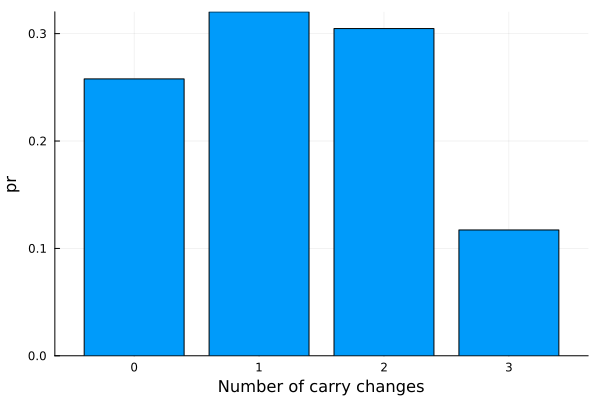

Write Julia code to recreate this figure.
using Dice
using DelimitedFiles
using Plots

#=
    Uses the example functions from half_adder.jl to compute the probability of 
    carries changing when adding different distributions. 
=#

# The same functions from half_adder.jl
function half_adder(a, b)
    summ = xor(a, b)
    carry = a & b
    return summ, carry
end

function full_adder(a, b, c)
    s1, c1 = half_adder(a, b)
    s2, c2 = half_adder(s1, c)
    c3 = c1 | c2
    return s2, c3
end

# The add function from half_adder.jl, modified to return 
# an additional vector containing the internal carry values 
function add(a::DistUInt{W}, b::DistUInt{W}) where W
    summ = Vector(undef, W)
    carry = Vector(undef, W)
	carry_temp = false
    for i in W:-1:1
        # print(i)
        summ[i], carry_temp = full_adder(a.bits[i], b.bits[i], carry_temp)
		carry[i] = carry_temp
    end
    return DistUInt{W}(summ), carry
end

# Creates two distributions over 0, .., 7 (000, .., 111), then adds
a = uniform(DistUInt{3})
b = uniform(DistUInt{3})
s1, c1 = add(a, b)

# Creates two distributions over 0, .., 3 (000, .., 011), then adds
a = uniform(DistUInt{3}, 2)
b = uniform(DistUInt{3}, 2)
s2, c2 = add(a, b)

# Iterate over internal carry results to count the number of differences 
# between the two sums; this is a probabilistic value
carry_changes = DistUInt{3}(0)
for i in 1:3
	global carry_changes += ifelse(!prob_equals(c1[i], c2[i]), DistUInt{3}(1), DistUInt{3}(0))
end
result = pr(carry_changes)
bar(result, xlabel="Number of carry changes", ylabel="pr", legend=false)
savefig("./examples/circuit_demo/state_change.png")

println("Probability of state change")
println(result)
println("Plot saved in ./examples/circuit_demo/state_change.png")